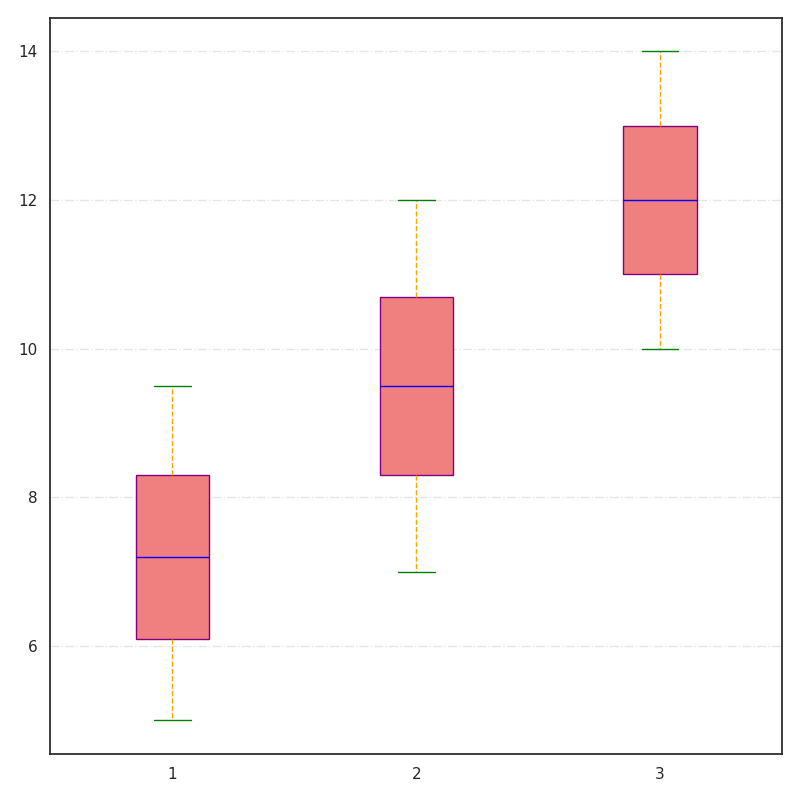

Write Python code to recreate this figure.
import matplotlib.pyplot as plt

# Data for fuel consumption (liters per 100km) for different vehicle types from 2000 to 2020
sedans = [9.5, 9.2, 8.9, 8.7, 8.5, 8.3, 8.0, 7.8, 7.6, 7.4, 7.2, 7.0, 6.8, 6.5, 6.3, 6.1, 5.9, 5.7, 5.5, 5.3, 5.0]
suvs = [12.0, 11.8, 11.5, 11.3, 11.0, 10.7, 10.5, 10.3, 10.0, 9.8, 9.5, 9.3, 9.0, 8.8, 8.5, 8.3, 8.0, 7.8, 7.5, 7.3, 7.0]
trucks = [14.0, 13.8, 13.6, 13.4, 13.2, 13.0, 12.8, 12.6, 12.4, 12.2, 12.0, 11.8, 11.6, 11.4, 11.2, 11.0, 10.8, 10.6, 10.4, 10.2, 10.0]

data = [sedans, suvs, trucks]

plt.figure(figsize=(8, 8))
plt.boxplot(data, vert=True, patch_artist=True, 
            boxprops=dict(facecolor='lightcoral', color='purple'),
            whiskerprops=dict(color='orange', linestyle='--'),
            capprops=dict(color='green'),
            medianprops=dict(color='blue', linestyle='-'),
            flierprops=dict(markerfacecolor='purple', marker='^', markersize=10, linestyle='none'))

plt.grid(axis='y', linestyle='-.', alpha=0.5)

plt.tight_layout()
plt.show()
